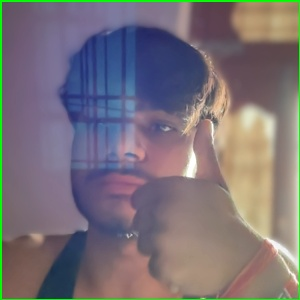
#> input picture dataset/thumbs_up/thumbs_up_108.jpg, 300 x 300 px, given in place of the camera
$ jupyter execute piyyyyy.ipynb
#> lines starting #> are read from the running program, lines starting #| are printed output that depends on the picture; after the words box and inside, x2 and y2 are one past the last pixel; in counts of white or black regions, pixels touching at a corner belong together
[cell 1]
import cv2
import numpy as np
import os
import time
from collections import deque

# Use macOS system voice
def speak(text):
    os.system(f"say '{text}'")

# Count number of fingers
def count_fingers(contour, defects, frame):
    if defects is None or contour is None:
        return 0
    count = 0
    for i in range(defects.shape[0]):
        s, e, f, d = defects[i, 0]
        start = tuple(contour[s][0])
        end = tuple(contour[e][0])
        far = tuple(contour[f][0])

        a = np.linalg.norm(np.array(end) - np.array(start))
        b = np.linalg.norm(np.array(far) - np.array(start))
        c = np.linalg.norm(np.array(end) - np.array(far))

        # Avoid division by zero
        if b * c == 0:
            continue

        angle = np.arccos((b ** 2 + c ** 2 - a ** 2) / (2 * b * c))
        if angle <= np.pi / 2 and d > 10000:
            count += 1
            cv2.circle(frame, far, 5, [0, 0, 255], -1)
    return count

# Initialize camera
cap = cv2.VideoCapture(0)
cap.set(3, 640)
cap.set(4, 480)

# Gesture smoothing
gesture_queue = deque(maxlen=25)
stable_gesture = None
stable_count = 0
required_stability = 10
last_spoken_gesture = None
last_time_spoken = time.time()
min_speak_delay = 2  # seconds

while True:
    ret, frame = cap.read()
#> frame is the input picture: shape (300, 300, 3); mean B, G, R 119.9, 113.9, 121.6
    if not ret:
        break

    frame = cv2.flip(frame, 1)
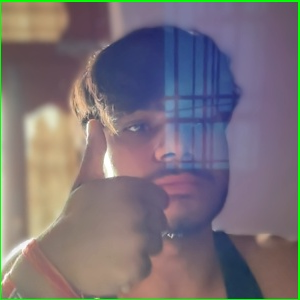
#> frame: shape (300, 300, 3); mean B, G, R 119.9, 113.9, 121.6
    roi = frame[100:400, 100:400]
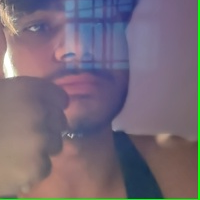
#> roi: shape (200, 200, 3); mean B, G, R 120.6, 108.2, 118.8
    cv2.rectangle(frame, (100, 100), (400, 400), (0, 255, 0), 2)
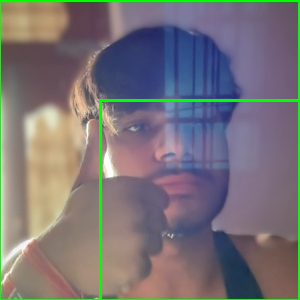
#> frame: shape (300, 300, 3); 1.33% of pixels changed, all inside (x1, y1, x2, y2) = (99, 99, 300, 300)

    # Convert to HSV and apply skin mask
    hsv = cv2.cvtColor(roi, cv2.COLOR_BGR2HSV)
#> hsv: shape (200, 200, 3); mean H, S, V 105.6, 69, 137.8
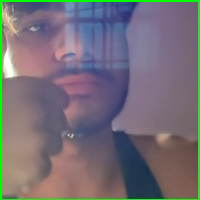
#> roi: shape (200, 200, 3); 1.99% of pixels changed, all inside (x1, y1, x2, y2) = (0, 0, 200, 200)
    lower_skin = np.array([0, 48, 80], dtype=np.uint8)
    upper_skin = np.array([20, 255, 255], dtype=np.uint8)
    mask = cv2.inRange(hsv, lower_skin, upper_skin)
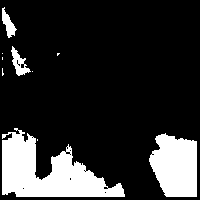
#> mask: shape (200, 200); 18.2% white; 10 white regions (6 under 20 px)
    mask = cv2.GaussianBlur(mask, (5, 5), 0)
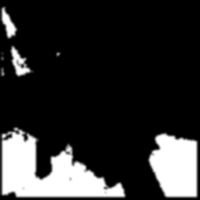
#> mask: shape (200, 200); min 0, max 255, mean 46.4

    contours, _ = cv2.findContours(mask, cv2.RETR_TREE, cv2.CHAIN_APPROX_SIMPLE)
#> contours = 7 contours; box (x1, y1, x2, y2) and area: (0, 126, 127, 199) 5259, (147, 131, 199, 199) 2816, (9, 44, 35, 78) 464, (0, 5, 19, 40) 370, (0, 66, 6, 78) 50, (0, 51, 5, 62) 40, (55, 51, 62, 58) 34

    gesture = None

    if contours:
        contour = max(contours, key=cv2.contourArea)
#> contour = contour of 114 points, box (x1, y1, x2, y2) (0, 126, 127, 199), area 5259
        if cv2.contourArea(contour) > 4000:
            hull = cv2.convexHull(contour)
#> hull = contour of 10 points, box (x1, y1, x2, y2) (0, 126, 127, 199), area 6530
            hull_indices = cv2.convexHull(contour, returnPoints=False)
#> hull_indices = [113, 68, 21, 17, 15, 14, 13, 7, 6, 0]
            if hull_indices is not None and len(hull_indices) > 3:
                defects = cv2.convexityDefects(contour, hull_indices)
#> defects = [[0, 6, 2, 801], [7, 13, 11, 941], [15, 17, 16, 201], [17, 21, 18, 229], [21, 68, 31, 2765], [68, 113, 92, 10527]]
                fingers = count_fingers(contour, defects, roi) + 1
#> the loop in count_fingers, `for i in range(defects.shape[0]):` made 6 passes
#> (s, e, f, d, start, end, far, a) on passes 1 to 6: (0, 6, 2, 801, (12, 126), (0, 132), (11, 130), 13.42), (7, 13, 11, 941, (0, 196), (14, 198), (12, 194), 14.14), (15, 17, 16, 201, (126, 192), (125, 187), (125, 191), 5.1), (17, 21, 18, 229, (125, 187), (122, 181), (123, 185), 6.71), (21, 68, 31, 2765, (122, 181), (70, 142), (108, 184), 65), (68, 113, 92, 10527, (70, 142), (19, 126), (41, 176), 53.45)
#> after the loop in count_fingers, `for i in range(defects.shape[0]):`: count = 1
#> fingers = 2
                fingers = min(fingers, 5)  # Cap to max 5 fingers

                gesture_queue.append(fingers)
                avg_fingers = round(sum(gesture_queue) / len(gesture_queue))

                # Map fingers to gestures
                if avg_fingers == 1:
                    gesture = "One"
                elif avg_fingers == 2:
                    gesture = "Two"
                elif avg_fingers == 3:
                    gesture = "Three"
                elif avg_fingers == 4:
                    gesture = "Four"
                elif avg_fingers == 5:
                    gesture = "Five / Open Hand"
                elif avg_fingers == 0:
                    gesture = "Fist / Closed"

                # Gesture stability check
                if gesture == stable_gesture:
                    stable_count += 1
                else:
                    stable_count = 0
                    stable_gesture = gesture

                # Speak only when stable and enough time passed
                now = time.time()
                if (
                    stable_count > required_stability
                    and gesture != last_spoken_gesture
                    and (now - last_time_spoken) > min_speak_delay
                ):
                    print("Gesture Detected:", gesture)
                    speak(gesture)
                    last_spoken_gesture = gesture
                    last_time_spoken = now
                    stable_count = 0  # Reset

                # Show on screen
                cv2.putText(
                    frame,
                    f"Gesture: {gesture}",
                    (10, 60),
                    cv2.FONT_HERSHEY_SIMPLEX,
                    1,
                    (255, 255, 255),
                    2,
                )
#> frame: shape (300, 300, 3)

    # Display output
    cv2.imshow("Hand Gesture Recognition", frame)
    cv2.imshow("Mask", mask)

    if cv2.waitKey(1) & 0xFF == 27:  # ESC to quit
#> (key Esc is pressed here)
        break

cap.release()
cv2.destroyAllWindows()

$ run again, on dataset/thumbs_up/thumbs_up_120.jpg
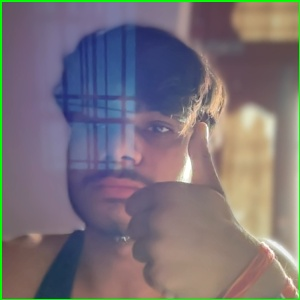
#> input picture dataset/thumbs_up/thumbs_up_120.jpg, 300 x 300 px, given in place of the camera
#> frame is the input picture: shape (300, 300, 3); mean B, G, R 119.9, 114.3, 121.7
#> hsv: shape (200, 200, 3); mean H, S, V 105.3, 69.2, 137.9
#> `hsv = cv2.cvtColor(roi, cv2.COLOR_BGR2HSV)`:
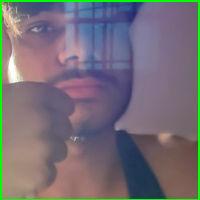
#> roi: shape (200, 200, 3); mean B, G, R 118, 111.1, 116.4
#> `mask = cv2.GaussianBlur(mask, (5, 5), 0)`:
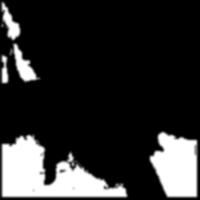
#> mask: shape (200, 200); min 0, max 255, mean 45.9
#> contours = 3 contours; box (x1, y1, x2, y2) and area: (0, 133, 129, 199) 4936, (148, 130, 199, 199) 2712, (0, 0, 42, 85) 1433
#> contour = contour of 105 points, box (x1, y1, x2, y2) (0, 133, 129, 199), area 4936
#> hull = contour of 10 points, box (x1, y1, x2, y2) (0, 133, 129, 199), area 5984
#> hull_indices = [104, 61, 17, 13, 11, 10, 9, 8, 2, 0]
#> defects = [[0, 2, 1, 222], [2, 8, 7, 1352], [11, 13, 12, 201], [13, 17, 16, 395], [17, 61, 23, 2750], [61, 104, 81, 10455]]
#> the loop in count_fingers, `for i in range(defects.shape[0]):` made 6 passes
#> (s, e, f, d, start, end, far, a) on passes 1 to 6: (0, 2, 1, 222, (26, 133), (18, 134), (25, 134), 8.06), (2, 8, 7, 1352, (18, 134), (0, 142), (13, 142), 19.7), (11, 13, 12, 201, (128, 192), (127, 187), (127, 191), 5.1), (13, 17, 16, 395, (127, 187), (124, 182), (124, 185), 5.83), (17, 61, 23, 2750, (124, 182), (72, 150), (110, 186), 61.06), (61, 104, 81, 10455, (72, 150), (35, 133), (46, 183), 40.72)
#> after the loop in count_fingers, `for i in range(defects.shape[0]):`: count = 1
#> fingers = 2
